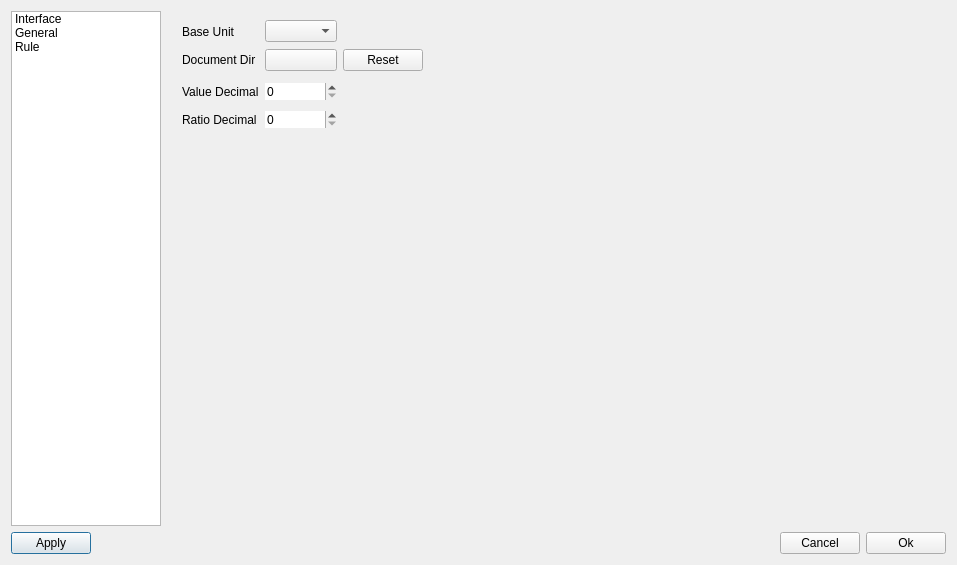
<?xml version="1.0" encoding="UTF-8"?>
<ui version="4.0">
 <class>Preferences</class>
 <widget class="QDialog" name="Preferences">
  <property name="geometry">
   <rect>
    <x>0</x>
    <y>0</y>
    <width>957</width>
    <height>565</height>
   </rect>
  </property>
  <layout class="QGridLayout" name="gridLayout_2">
   <item row="1" column="0" colspan="4">
    <layout class="QHBoxLayout" name="horizontalLayout">
     <item>
      <widget class="QPushButton" name="pBtnApply">
       <property name="text">
        <string>Apply</string>
       </property>
      </widget>
     </item>
     <item>
      <spacer name="horizontalSpacer">
       <property name="orientation">
        <enum>Qt::Horizontal</enum>
       </property>
       <property name="sizeHint" stdset="0">
        <size>
         <width>40</width>
         <height>20</height>
        </size>
       </property>
      </spacer>
     </item>
     <item>
      <widget class="QPushButton" name="pBtnCancel">
       <property name="text">
        <string>Cancel</string>
       </property>
      </widget>
     </item>
     <item>
      <widget class="QPushButton" name="pBtnOk">
       <property name="text">
        <string>Ok</string>
       </property>
      </widget>
     </item>
    </layout>
   </item>
   <item row="0" column="2">
    <widget class="QStackedWidget" name="stackedWidget">
     <property name="currentIndex">
      <number>1</number>
     </property>
     <widget class="QWidget" name="page">
      <layout class="QGridLayout" name="gridLayout">
       <item row="4" column="1">
        <widget class="QComboBox" name="comboSeparator"/>
       </item>
       <item row="5" column="1">
        <spacer name="verticalSpacer">
         <property name="orientation">
          <enum>Qt::Vertical</enum>
         </property>
         <property name="sizeHint" stdset="0">
          <size>
           <width>20</width>
           <height>367</height>
          </size>
         </property>
        </spacer>
       </item>
       <item row="0" column="1">
        <widget class="QComboBox" name="comboTheme"/>
       </item>
       <item row="2" column="0">
        <widget class="QLabel" name="label_6">
         <property name="text">
          <string>Date Time</string>
         </property>
        </widget>
       </item>
       <item row="3" column="0" rowspan="2">
        <widget class="QLabel" name="label_11">
         <property name="text">
          <string>Separator</string>
         </property>
        </widget>
       </item>
       <item row="0" column="0">
        <widget class="QLabel" name="label_4">
         <property name="text">
          <string>Theme</string>
         </property>
        </widget>
       </item>
       <item row="1" column="1">
        <widget class="QComboBox" name="comboLanguage"/>
       </item>
       <item row="1" column="0">
        <widget class="QLabel" name="label_5">
         <property name="text">
          <string>Language</string>
         </property>
        </widget>
       </item>
       <item row="2" column="1" rowspan="2">
        <widget class="QComboBox" name="comboDateTime"/>
       </item>
       <item row="0" column="2" colspan="2">
        <spacer name="horizontalSpacer_2">
         <property name="orientation">
          <enum>Qt::Horizontal</enum>
         </property>
         <property name="sizeHint" stdset="0">
          <size>
           <width>482</width>
           <height>23</height>
          </size>
         </property>
        </spacer>
       </item>
       <item row="1" column="2" colspan="2">
        <spacer name="horizontalSpacer_3">
         <property name="orientation">
          <enum>Qt::Horizontal</enum>
         </property>
         <property name="sizeHint" stdset="0">
          <size>
           <width>482</width>
           <height>23</height>
          </size>
         </property>
        </spacer>
       </item>
       <item row="4" column="2" colspan="2">
        <spacer name="horizontalSpacer_12">
         <property name="orientation">
          <enum>Qt::Horizontal</enum>
         </property>
         <property name="sizeHint" stdset="0">
          <size>
           <width>440</width>
           <height>20</height>
          </size>
         </property>
        </spacer>
       </item>
       <item row="2" column="2" rowspan="2">
        <widget class="QCheckBox" name="checkHideTime">
         <property name="sizePolicy">
          <sizepolicy hsizetype="Preferred" vsizetype="Fixed">
           <horstretch>0</horstretch>
           <verstretch>0</verstretch>
          </sizepolicy>
         </property>
         <property name="text">
          <string>Hide Time</string>
         </property>
        </widget>
       </item>
       <item row="2" column="3" rowspan="2">
        <spacer name="horizontalSpacer_11">
         <property name="orientation">
          <enum>Qt::Horizontal</enum>
         </property>
         <property name="sizeHint" stdset="0">
          <size>
           <width>440</width>
           <height>23</height>
          </size>
         </property>
        </spacer>
       </item>
      </layout>
     </widget>
     <widget class="QWidget" name="page_2">
      <layout class="QGridLayout" name="gridLayout_3">
       <item row="5" column="2">
        <widget class="QSpinBox" name="spinRatioDecimal">
         <property name="sizePolicy">
          <sizepolicy hsizetype="Preferred" vsizetype="Fixed">
           <horstretch>0</horstretch>
           <verstretch>0</verstretch>
          </sizepolicy>
         </property>
         <property name="frame">
          <bool>false</bool>
         </property>
        </widget>
       </item>
       <item row="5" column="0">
        <widget class="QLabel" name="labelRatioDecimal">
         <property name="text">
          <string>Ratio Decimal</string>
         </property>
        </widget>
       </item>
       <item row="1" column="4">
        <spacer name="horizontalSpacer_7">
         <property name="orientation">
          <enum>Qt::Horizontal</enum>
         </property>
         <property name="sizeHint" stdset="0">
          <size>
           <width>332</width>
           <height>20</height>
          </size>
         </property>
        </spacer>
       </item>
       <item row="4" column="2">
        <widget class="QSpinBox" name="spinValueDecimal">
         <property name="sizePolicy">
          <sizepolicy hsizetype="Preferred" vsizetype="Fixed">
           <horstretch>0</horstretch>
           <verstretch>0</verstretch>
          </sizepolicy>
         </property>
         <property name="frame">
          <bool>false</bool>
         </property>
         <property name="stepType">
          <enum>QAbstractSpinBox::AdaptiveDecimalStepType</enum>
         </property>
        </widget>
       </item>
       <item row="1" column="2">
        <widget class="QPushButton" name="pBtnDocumentDir">
         <property name="sizePolicy">
          <sizepolicy hsizetype="Preferred" vsizetype="Fixed">
           <horstretch>0</horstretch>
           <verstretch>0</verstretch>
          </sizepolicy>
         </property>
         <property name="text">
          <string/>
         </property>
        </widget>
       </item>
       <item row="5" column="3" colspan="2">
        <spacer name="horizontalSpacer_9">
         <property name="orientation">
          <enum>Qt::Horizontal</enum>
         </property>
         <property name="sizeHint" stdset="0">
          <size>
           <width>411</width>
           <height>28</height>
          </size>
         </property>
        </spacer>
       </item>
       <item row="1" column="3">
        <widget class="QPushButton" name="pBtnResetDocumentDir">
         <property name="text">
          <string>Reset</string>
         </property>
        </widget>
       </item>
       <item row="0" column="2">
        <widget class="QComboBox" name="comboBaseUnit"/>
       </item>
       <item row="3" column="3" rowspan="2" colspan="2">
        <spacer name="horizontalSpacer_8">
         <property name="orientation">
          <enum>Qt::Horizontal</enum>
         </property>
         <property name="sizeHint" stdset="0">
          <size>
           <width>332</width>
           <height>20</height>
          </size>
         </property>
        </spacer>
       </item>
       <item row="4" column="0">
        <widget class="QLabel" name="labelValueDecimal">
         <property name="text">
          <string>Value Decimal</string>
         </property>
        </widget>
       </item>
       <item row="0" column="0">
        <widget class="QLabel" name="labelBaseUnit">
         <property name="text">
          <string>Base Unit</string>
         </property>
        </widget>
       </item>
       <item row="1" column="0">
        <widget class="QLabel" name="labelDocumentDir">
         <property name="text">
          <string>Document Dir</string>
         </property>
        </widget>
       </item>
       <item row="6" column="0">
        <spacer name="verticalSpacer_2">
         <property name="orientation">
          <enum>Qt::Vertical</enum>
         </property>
         <property name="sizeHint" stdset="0">
          <size>
           <width>20</width>
           <height>285</height>
          </size>
         </property>
        </spacer>
       </item>
       <item row="0" column="3" colspan="2">
        <spacer name="horizontalSpacer_5">
         <property name="orientation">
          <enum>Qt::Horizontal</enum>
         </property>
         <property name="sizeHint" stdset="0">
          <size>
           <width>411</width>
           <height>23</height>
          </size>
         </property>
        </spacer>
       </item>
      </layout>
     </widget>
     <widget class="QWidget" name="page_3">
      <layout class="QGridLayout" name="gridLayout_5">
       <item row="3" column="0">
        <spacer name="verticalSpacer_3">
         <property name="orientation">
          <enum>Qt::Vertical</enum>
         </property>
         <property name="sizeHint" stdset="0">
          <size>
           <width>20</width>
           <height>296</height>
          </size>
         </property>
        </spacer>
       </item>
       <item row="2" column="0">
        <widget class="QGroupBox" name="groupBox_7">
         <property name="title">
          <string>Sales</string>
         </property>
         <property name="alignment">
          <set>Qt::AlignLeading|Qt::AlignLeft|Qt::AlignTop</set>
         </property>
         <layout class="QGridLayout" name="gridLayout_4" columnstretch="1,2,1,2,1,2">
          <property name="topMargin">
           <number>24</number>
          </property>
          <property name="bottomMargin">
           <number>24</number>
          </property>
          <item row="0" column="0">
           <widget class="QLabel" name="label_2">
            <property name="sizePolicy">
             <sizepolicy hsizetype="Preferred" vsizetype="Fixed">
              <horstretch>0</horstretch>
              <verstretch>0</verstretch>
             </sizepolicy>
            </property>
            <property name="text">
             <string>Cash</string>
            </property>
            <property name="alignment">
             <set>Qt::AlignRight|Qt::AlignTrailing|Qt::AlignVCenter</set>
            </property>
           </widget>
          </item>
          <item row="0" column="1">
           <widget class="QComboBox" name="comboStatic_4">
            <property name="sizePolicy">
             <sizepolicy hsizetype="Expanding" vsizetype="Fixed">
              <horstretch>0</horstretch>
              <verstretch>0</verstretch>
             </sizepolicy>
            </property>
            <property name="sizeAdjustPolicy">
             <enum>QComboBox::AdjustToContents</enum>
            </property>
           </widget>
          </item>
          <item row="0" column="2">
           <widget class="QLabel" name="label_3">
            <property name="sizePolicy">
             <sizepolicy hsizetype="Preferred" vsizetype="Fixed">
              <horstretch>0</horstretch>
              <verstretch>0</verstretch>
             </sizepolicy>
            </property>
            <property name="text">
             <string>Monthly</string>
            </property>
            <property name="alignment">
             <set>Qt::AlignRight|Qt::AlignTrailing|Qt::AlignVCenter</set>
            </property>
           </widget>
          </item>
          <item row="0" column="3">
           <widget class="QComboBox" name="comboDynamicLhs_4">
            <property name="sizePolicy">
             <sizepolicy hsizetype="Expanding" vsizetype="Fixed">
              <horstretch>0</horstretch>
              <verstretch>0</verstretch>
             </sizepolicy>
            </property>
            <property name="sizeAdjustPolicy">
             <enum>QComboBox::AdjustToContents</enum>
            </property>
           </widget>
          </item>
          <item row="0" column="4">
           <widget class="QLabel" name="label_10">
            <property name="sizePolicy">
             <sizepolicy hsizetype="Preferred" vsizetype="Fixed">
              <horstretch>0</horstretch>
              <verstretch>0</verstretch>
             </sizepolicy>
            </property>
            <property name="text">
             <string>Pending</string>
            </property>
            <property name="alignment">
             <set>Qt::AlignRight|Qt::AlignTrailing|Qt::AlignVCenter</set>
            </property>
           </widget>
          </item>
          <item row="0" column="5">
           <widget class="QComboBox" name="comboDynamicRhs_4">
            <property name="sizePolicy">
             <sizepolicy hsizetype="Expanding" vsizetype="Fixed">
              <horstretch>0</horstretch>
              <verstretch>0</verstretch>
             </sizepolicy>
            </property>
            <property name="sizeAdjustPolicy">
             <enum>QComboBox::AdjustToContents</enum>
            </property>
           </widget>
          </item>
         </layout>
        </widget>
       </item>
       <item row="0" column="0">
        <widget class="QGroupBox" name="groupBox_2">
         <property name="title">
          <string>Status Bar</string>
         </property>
         <property name="alignment">
          <set>Qt::AlignLeading|Qt::AlignLeft|Qt::AlignTop</set>
         </property>
         <layout class="QGridLayout" name="gridLayout_6" columnstretch="1,2,1,2,1,2">
          <property name="topMargin">
           <number>24</number>
          </property>
          <property name="bottomMargin">
           <number>24</number>
          </property>
          <item row="0" column="0">
           <widget class="QLineEdit" name="lineStatic">
            <property name="sizePolicy">
             <sizepolicy hsizetype="Preferred" vsizetype="Fixed">
              <horstretch>0</horstretch>
              <verstretch>0</verstretch>
             </sizepolicy>
            </property>
            <property name="alignment">
             <set>Qt::AlignRight|Qt::AlignTrailing|Qt::AlignVCenter</set>
            </property>
            <property name="placeholderText">
             <string>Static Label</string>
            </property>
           </widget>
          </item>
          <item row="0" column="1">
           <widget class="QComboBox" name="comboStatic">
            <property name="sizePolicy">
             <sizepolicy hsizetype="Expanding" vsizetype="Fixed">
              <horstretch>0</horstretch>
              <verstretch>0</verstretch>
             </sizepolicy>
            </property>
            <property name="sizeAdjustPolicy">
             <enum>QComboBox::AdjustToContents</enum>
            </property>
           </widget>
          </item>
          <item row="0" column="2">
           <widget class="QLineEdit" name="lineDynamic">
            <property name="sizePolicy">
             <sizepolicy hsizetype="Preferred" vsizetype="Fixed">
              <horstretch>0</horstretch>
              <verstretch>0</verstretch>
             </sizepolicy>
            </property>
            <property name="alignment">
             <set>Qt::AlignRight|Qt::AlignTrailing|Qt::AlignVCenter</set>
            </property>
            <property name="placeholderText">
             <string>Dynamic Label</string>
            </property>
           </widget>
          </item>
          <item row="0" column="4">
           <widget class="QComboBox" name="comboOperation">
            <property name="sizePolicy">
             <sizepolicy hsizetype="Preferred" vsizetype="Fixed">
              <horstretch>0</horstretch>
              <verstretch>0</verstretch>
             </sizepolicy>
            </property>
           </widget>
          </item>
          <item row="0" column="5">
           <widget class="QComboBox" name="comboDynamicRhs">
            <property name="sizePolicy">
             <sizepolicy hsizetype="Expanding" vsizetype="Fixed">
              <horstretch>0</horstretch>
              <verstretch>0</verstretch>
             </sizepolicy>
            </property>
            <property name="sizeAdjustPolicy">
             <enum>QComboBox::AdjustToContents</enum>
            </property>
           </widget>
          </item>
          <item row="0" column="3">
           <widget class="QComboBox" name="comboDynamicLhs">
            <property name="sizePolicy">
             <sizepolicy hsizetype="Expanding" vsizetype="Fixed">
              <horstretch>0</horstretch>
              <verstretch>0</verstretch>
             </sizepolicy>
            </property>
            <property name="sizeAdjustPolicy">
             <enum>QComboBox::AdjustToContents</enum>
            </property>
           </widget>
          </item>
         </layout>
        </widget>
       </item>
       <item row="1" column="0">
        <widget class="QGroupBox" name="groupBox_8">
         <property name="title">
          <string>Purchase</string>
         </property>
         <property name="alignment">
          <set>Qt::AlignLeading|Qt::AlignLeft|Qt::AlignTop</set>
         </property>
         <layout class="QGridLayout" name="gridLayout_7" columnstretch="1,2,1,2,1,2">
          <property name="topMargin">
           <number>24</number>
          </property>
          <property name="bottomMargin">
           <number>24</number>
          </property>
          <item row="0" column="0">
           <widget class="QLabel" name="label_15">
            <property name="sizePolicy">
             <sizepolicy hsizetype="Preferred" vsizetype="Fixed">
              <horstretch>0</horstretch>
              <verstretch>0</verstretch>
             </sizepolicy>
            </property>
            <property name="text">
             <string>Cash</string>
            </property>
            <property name="alignment">
             <set>Qt::AlignRight|Qt::AlignTrailing|Qt::AlignVCenter</set>
            </property>
           </widget>
          </item>
          <item row="0" column="1">
           <widget class="QComboBox" name="comboStatic_5">
            <property name="sizePolicy">
             <sizepolicy hsizetype="Expanding" vsizetype="Fixed">
              <horstretch>0</horstretch>
              <verstretch>0</verstretch>
             </sizepolicy>
            </property>
            <property name="sizeAdjustPolicy">
             <enum>QComboBox::AdjustToContents</enum>
            </property>
           </widget>
          </item>
          <item row="0" column="2">
           <widget class="QLabel" name="label_16">
            <property name="sizePolicy">
             <sizepolicy hsizetype="Preferred" vsizetype="Fixed">
              <horstretch>0</horstretch>
              <verstretch>0</verstretch>
             </sizepolicy>
            </property>
            <property name="text">
             <string>Monthly</string>
            </property>
            <property name="alignment">
             <set>Qt::AlignRight|Qt::AlignTrailing|Qt::AlignVCenter</set>
            </property>
           </widget>
          </item>
          <item row="0" column="3">
           <widget class="QComboBox" name="comboDynamicLhs_5">
            <property name="sizePolicy">
             <sizepolicy hsizetype="Expanding" vsizetype="Fixed">
              <horstretch>0</horstretch>
              <verstretch>0</verstretch>
             </sizepolicy>
            </property>
            <property name="sizeAdjustPolicy">
             <enum>QComboBox::AdjustToContents</enum>
            </property>
           </widget>
          </item>
          <item row="0" column="4">
           <widget class="QLabel" name="label_17">
            <property name="sizePolicy">
             <sizepolicy hsizetype="Preferred" vsizetype="Fixed">
              <horstretch>0</horstretch>
              <verstretch>0</verstretch>
             </sizepolicy>
            </property>
            <property name="text">
             <string>Pending</string>
            </property>
            <property name="alignment">
             <set>Qt::AlignRight|Qt::AlignTrailing|Qt::AlignVCenter</set>
            </property>
           </widget>
          </item>
          <item row="0" column="5">
           <widget class="QComboBox" name="comboDynamicRhs_5">
            <property name="sizePolicy">
             <sizepolicy hsizetype="Expanding" vsizetype="Fixed">
              <horstretch>0</horstretch>
              <verstretch>0</verstretch>
             </sizepolicy>
            </property>
            <property name="sizeAdjustPolicy">
             <enum>QComboBox::AdjustToContents</enum>
            </property>
           </widget>
          </item>
         </layout>
        </widget>
       </item>
      </layout>
     </widget>
    </widget>
   </item>
   <item row="0" column="0">
    <widget class="QListWidget" name="listWidget">
     <property name="sizePolicy">
      <sizepolicy hsizetype="Fixed" vsizetype="Expanding">
       <horstretch>0</horstretch>
       <verstretch>0</verstretch>
      </sizepolicy>
     </property>
     <property name="maximumSize">
      <size>
       <width>150</width>
       <height>16777215</height>
      </size>
     </property>
     <item>
      <property name="text">
       <string>Interface</string>
      </property>
     </item>
     <item>
      <property name="text">
       <string>General</string>
      </property>
     </item>
     <item>
      <property name="text">
       <string>Rule</string>
      </property>
     </item>
    </widget>
   </item>
  </layout>
 </widget>
 <resources/>
 <connections>
  <connection>
   <sender>pBtnCancel</sender>
   <signal>clicked()</signal>
   <receiver>Preferences</receiver>
   <slot>reject()</slot>
   <hints>
    <hint type="sourcelabel">
     <x>846</x>
     <y>526</y>
    </hint>
    <hint type="destinationlabel">
     <x>625</x>
     <y>481</y>
    </hint>
   </hints>
  </connection>
  <connection>
   <sender>pBtnOk</sender>
   <signal>clicked()</signal>
   <receiver>Preferences</receiver>
   <slot>accept()</slot>
   <hints>
    <hint type="sourcelabel">
     <x>899</x>
     <y>526</y>
    </hint>
    <hint type="destinationlabel">
     <x>680</x>
     <y>438</y>
    </hint>
   </hints>
  </connection>
 </connections>
</ui>
